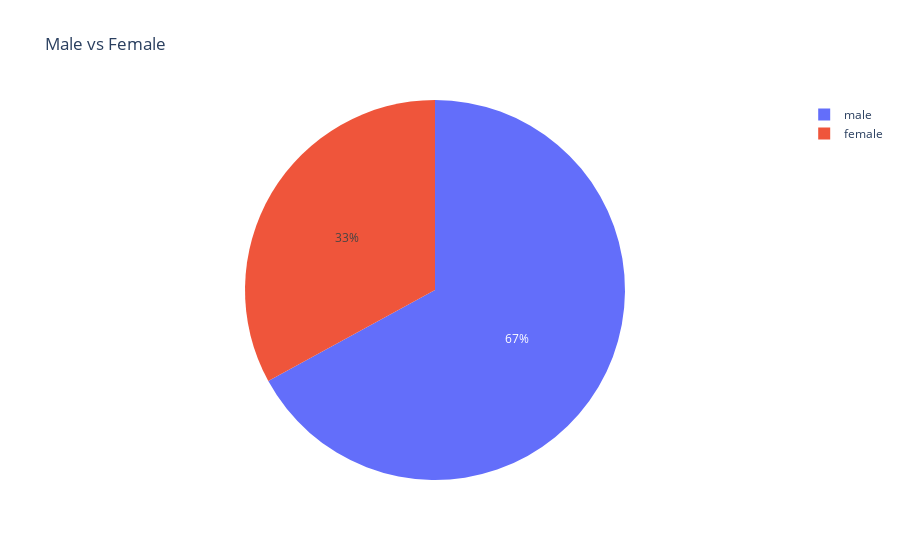

Notebook code cell kept with this figure:
### Markdown cell above
#### Pie Chart

### Code cell
def draw_pie(df, names, values, title='Pie Chart'):
    fig = px.pie(
        df,
        names=names,
        values=values,
        title=title
    )
    fig.show()

draw_pie(df, 'Sex', 'Pclass', 'Male vs Female')

### Figure 1 — Plotly figure (JSON) as saved in the notebook; plotly's stock layout.template omitted (floating-point values rounded to 4 significant figures; data arrays with more than 128 entries replaced by an {"elided": "..."} marker saying what was removed)
{"data": [{"domain": {"x": [0.0, 1.0], "y": [0.0, 1.0]}, "hovertemplate": "Sex=%{label}<br>Pclass=%{value}<extra></extra>", "labels": {"elided": "891 str values"}, "legendgroup": "", "name": "", "showlegend": true, "values": {"elided": "891 int values"}, "type": "pie"}], "layout": {"legend": {"tracegroupgap": 0}, "title": {"text": "Male vs Female"}}}
